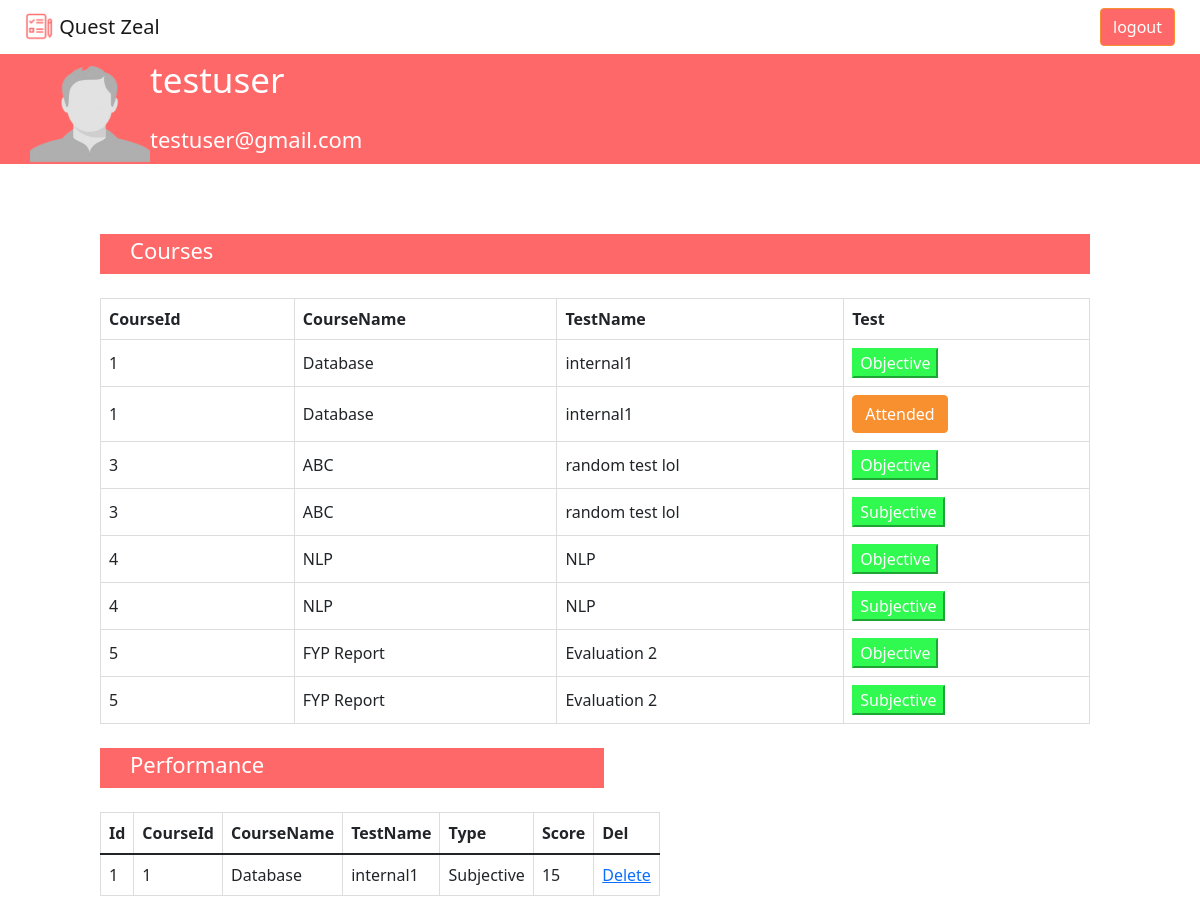
/studentDashboard (signed in), run on an earlier commit of the app's database.
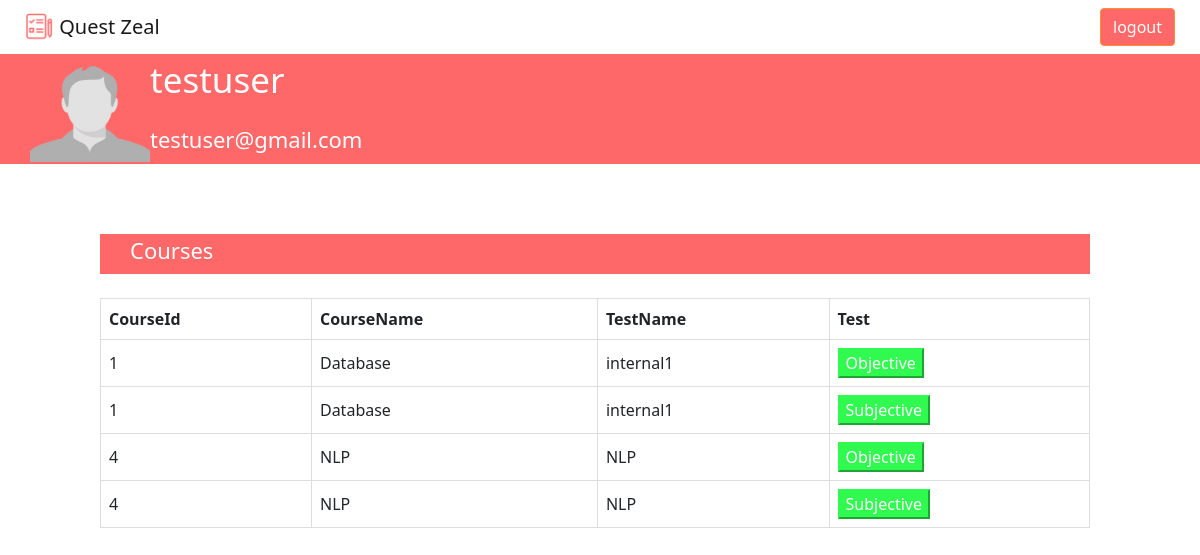
And on a later commit of the database.
### app/models.py (models this page shows, shortened)
class Users(db.Model, UserMixin):
    __tablename__ = 'Users'
    id       = db.Column(db.Integer,     primary_key=True)
    user     = db.Column(db.String(64),  unique = True)
    email    = db.Column(db.String(120), unique = True)
    password = db.Column(db.String(500))

class Tests(db.Model):
    __tablename__ = 'Tests'
    id = db.Column(db.Integer, primary_key=True)
    course_name = db.Column(db.String(20), unique=False, nullable=False)
    test_name = db.Column(db.String(20), unique=False, nullable=False)
    file_name = db.Column(db.String(20), unique=False, nullable=False)

class Students(db.Model):
    __tablename__ = 'Students'
    id = db.Column(db.Integer, primary_key=True)
    course_id = db.Column(db.Integer, unique=False, nullable = False)
    course_name = db.Column(db.String(20), unique=False, nullable=False)
    test_name = db.Column(db.String(20), unique=False, nullable=False)
    type = db.Column(db.String(20),unique=False,nullable=False)
    score = db.Column(db.String(10),unique=False, nullable=False)

### app/views.py (the view)
@app.route('/studentDashboard')
@login_required
def studentDashboard():
    tests = Tests.query.all()
    temp_tests = []
    for data in range(0,len(tests)):
        temp_tests.append([tests[data].id, tests[data].course_name, tests[data].test_name,"Objective", False])
        temp_tests.append([tests[data].id, tests[data].course_name, tests[data].test_name, "Subjective", False])
    students = Students.query.all()
    for data in range(0,len(temp_tests)):
        for ele in range(0,len(students)):
            if students[ele].course_id == temp_tests[data][0] and students[ele].test_name == temp_tests[data][2] and students[ele].type == temp_tests[data][3]:
                temp_tests[data][4]=True
    if current_user.user == "admin":
        return render_template('page-404.html'), 404
    else :
        return render_template( 'studentDashboard.html',name = current_user.user , email= current_user.email, temp_tests=temp_tests, students = students, tests=tests)

### app/views.py (called while the page is built)
@lm.user_loader
def load_user(user_id):
    return Users.query.get(int(user_id))

### app/templates/studentDashboard.html (shortened to what this page needs)
<!DOCTYPE html>
<html lang="en">
  <head>
    <link
      rel="stylesheet"
      href="https://cdn.jsdelivr.net/npm/bootstrap@5.1.1/dist/css/bootstrap.min.css"
    />
    <link rel="stylesheet" href="/static/assets/css/studentDashboard.css" />
  </head>
  <body>
    <main>
      <nav class="navbar navbar-light ">
        <div class="text col-12 col-md-9 px-4">
          <a class="navbar-brand" href="/">
            <img src="/static/assets/images/logo.png" width="30" height="30" class="d-inline-block align-top">
            Quest Zeal
          </a>
        </div>
        <div class="col-6 col-md-3 d-flex flex-row">
          <div class="Logout">
            <a href="/logout" type="button" class="btn homepageButton">logout</a>
          </div>
        </div>
      </nav>
      <div class="header">
        <img src="/static/assets/images/pp.png" align="left" width="120" height="120" class="d-inline-block align-top">
        <p class="prfname"> {{name}} </p>
        <p>{{email}}
        </p>
      </div>
      <div class="maindashboard">
          <div>
            <div>
              {% if tests%}
              <div class="header2">
                <p> Courses </p>
              </div>
              <br />
              <table>
                <thead>
                  <th>CourseId</th>
                  <th>CourseName</th>
                  <th>TestName</th>
                  <th>Test</th>
                </thead>
                {% for data in temp_tests %}
                <tbody>
                  <td>{{data[0]}}</td>
                  <td>{{data[1]}}</td>
                  <td>{{data[2]}}</td>
                  {%if data[3] =="Objective" %} {%if data[4] == True %}
                  <td> <a><button class="btn">Attended</button></a></td>
                  {%else%}
                  <td>
                    <a href="/Objective_QA_Generation/{{data[0]}}"
                      ><button class = "btn1">Objective</button></a
                    >
                  </td>
                  {%endif%} {%else %} {%if data[4] == True%}
                  <td><a><button class="btn">Attended</button></a></td>
                  {%else%}
                  <td>
                    <a href="/Subjective_Questions/{{data[0]}}"
                      ><button class="btn1">Subjective</button></a
                    >
                  </td>
                  {%endif%} {%endif%}
                </tbody>
                {% endfor%}
                {%endif%}
              </table>
            </div>
          </div>
          <div class="d-grid gap-2 d-sm-flex justify-content">
            <div>
              <br />
              {%if students%}
              <div class="header2">
                <p> Performance </p>
              </div>
              <br />
              <table class="table">
                <thead>
                  <th>Id</th>
                  <th>CourseId</th>
                  <th>CourseName</th>
                  <th>TestName</th>
                  <th>Type</th>
                  <th>Score</th>
                  <th> Del </th>
                </thead>
                <tbody>
                  {% for data in students %}
                  <tr>
                    <td>{{data.id}}</td>
                    <td>{{data.course_id}}</td>
                    <td>{{data.course_name}}</td>
                    <td>{{data.test_name}}</td>
                    <td>{{data.type}}</td>
                    <td>{{data.score}}</td>
                    <td><a href="/dlt/{{data.id}}" type="button">Delete</a></td>
                  </tr>
                  {%endfor%}
                </tbody>
              </table>
              <br />
              {%endif%}
            </div>
          </div>
        </div>
    </main>
  </body>
</html>

### app/static/assets/css/studentDashboard.css (style rules this page uses)
table { border-collapse: collapse; width: 90%; }
td, th { border: 1px solid #dddddd; text-align: left; padding: 8px; }
.prfname { font-size: 35px; color: white; }
.header { padding-left: 30px; text-align: left; background: #FF6868; color: white; font-size: 22px; width: 100%; height: 110px; }
.header2 { padding-left: 30px; text-align: left; background: #FF6868; color: white; font-size: 22px; width: 90%; height: 40px; }
.Logout { padding-left: 200px; float: right; padding-right: 50px; }
.btn { background-color: #F99030; color: white; border-color: #F99030; }
.btn1 { background-color: #30F950; border-color: #30F950; color: white; }
.homepageButton { background-color: #ff6868; color: white; }
.maindashboard { padding-top: 70px; padding-left: 100px; }

What changed in the data, as far as the page shows it:
removed Tests: id "3", course_name "ABC", test_name "random test lol"
removed Tests: id "5", course_name "FYP Report", test_name "Evaluation 2"
removed Students: id "1", course_id "1", course_name "Database", test_name "internal1", type "Subjective", score "15"
computed for Tests "Database": text "Attended" → "Subjective"
Also different on the page:
text no longer shown: "Performance Id CourseId CourseName TestName Type Score Del"
